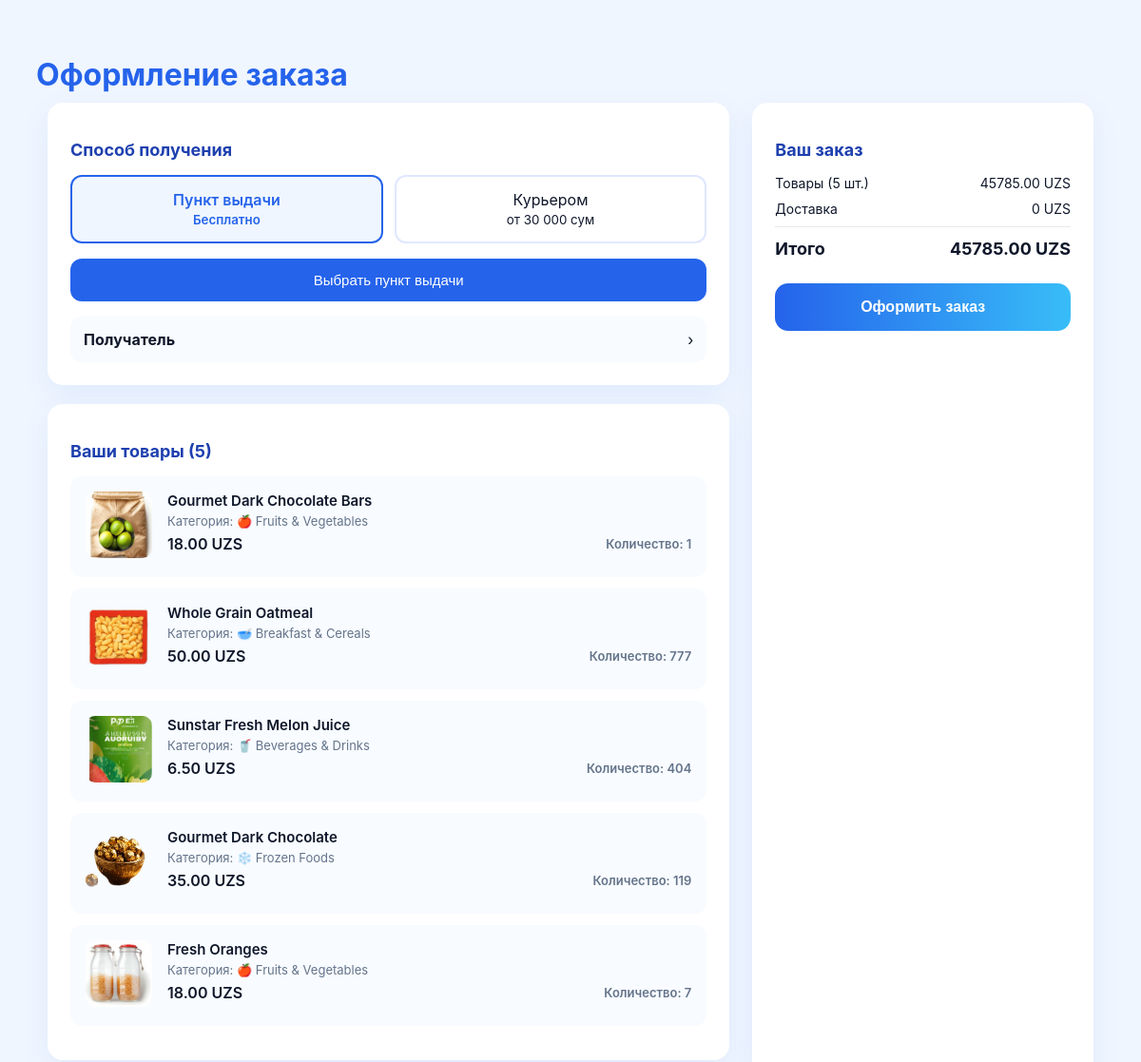
The app's page /zakaz/ (upper part), older data.
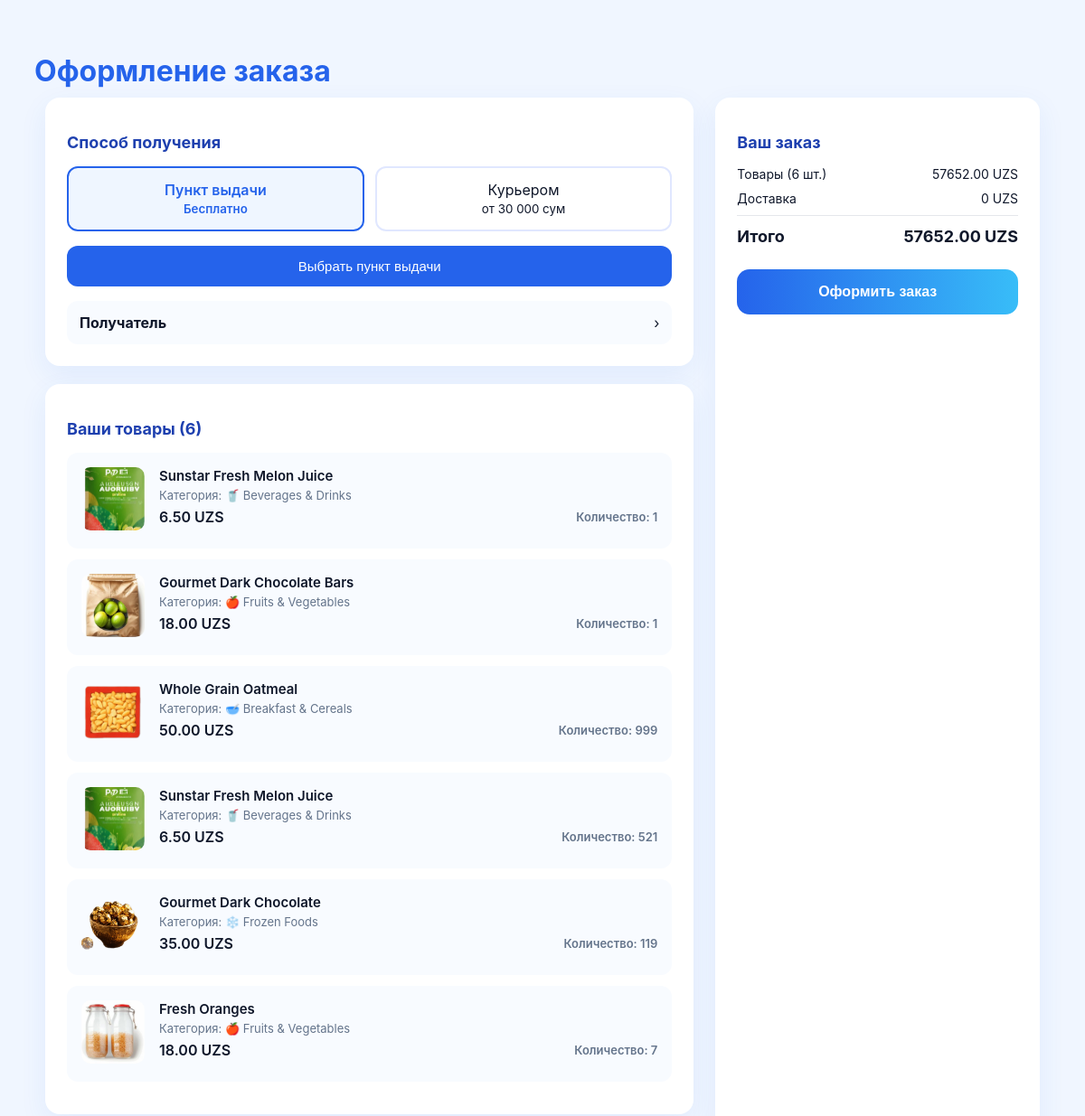
The same page, newer data.
### pages/models.py (models this page shows, shortened)
class CartItem(models.Model):
    user = models.ForeignKey(
        User,
        on_delete=models.CASCADE,
        related_name='cart_items',
        null=True,
        blank=True,
        verbose_name='Пользователь'
    )
    session_key = models.CharField(max_length=40, null=True, blank=True, verbose_name='Ключ сессии')
    product = models.ForeignKey(Product, on_delete=models.CASCADE, verbose_name='Продукт')
    quantity = models.PositiveIntegerField(default=1, verbose_name='Количество')
    added_at = models.DateTimeField(auto_now_add=True, null=True, blank=True)
    class Meta:
        verbose_name = 'Элемент корзины'
        verbose_name_plural = 'Элементы корзины'
        ordering = ['-added_at']
    def get_subtotal(self):
        return self.product.price * self.quantity

class Product(models.Model):
    UNIT_CHOICES = [
        ('kg', 'Kilogram'),
        ('pcs', 'Pieces'),
    ]
    name = models.CharField(max_length=200, verbose_name='Название')
    description = models.TextField(blank=True, default='No description', verbose_name='Описание')
    category = models.ForeignKey(Category, on_delete=models.SET_NULL, null=True, blank=True, verbose_name='Категория')
    price = models.DecimalField(max_digits=10, decimal_places=2, verbose_name='Цена')
    image = models.ImageField(upload_to='products/', blank=True, null=True, verbose_name='Изображение')
    unit_type = models.CharField(max_length=10, choices=UNIT_CHOICES, default='pcs', verbose_name='Единица измерения')
    created_at = models.DateTimeField(default=timezone.now, verbose_name='Дата создания')
    updated_at = models.DateTimeField(auto_now=True, verbose_name='Дата обновления')
    class Meta:
        verbose_name = 'Продукт'
        verbose_name_plural = 'Продукты'
        ordering = ['-created_at']

class Category(models.Model):
    name = models.CharField(max_length=255, verbose_name='Название')
    slug = models.SlugField(unique=True, blank=True, verbose_name='Слаг')
    image = models.ImageField(upload_to='category_images/', blank=True, null=True, verbose_name='Изображение')
    class Meta:
        verbose_name = 'Категория'
        verbose_name_plural = 'Категории'
        ordering = ['name']

### pages/views.py (the view, shortened to what this page needs)
# urls.py: path('zakaz/', views.zakaz_view, name='zakaz'),
def zakaz_view(request):
    if request.user.is_authenticated:
        cart_items = CartItem.objects.filter(user=request.user)
    else:
        session_key = request.session.session_key
        if not session_key:
            request.session.create()
            session_key = request.session.session_key
        cart_items = CartItem.objects.filter(session_key=session_key)
    subtotal = sum(item.get_subtotal() for item in cart_items)
    context = {
        'cart_items': cart_items,
        'subtotal': subtotal,
        'shipping': 0,
        'total': subtotal,
    }
    return render(request, 'zakaz.html', context)

### templates/zakaz.html (shortened to what this page needs)
{% load static %}
<!DOCTYPE html>
<html lang="ru">
<head>
</head>
<body>
<h1>Оформление заказа</h1>
<div class="container">
    <div>
        <div class="card">
            <h2>Способ получения</h2>
            <div class="delivery-types">
                <div class="delivery-type active">Пункт выдачи<br><small>Бесплатно</small></div>
                <div class="delivery-type">Курьером<br><small>от 30 000 сум</small></div>
            </div>
            <button class="select-btn">Выбрать пункт выдачи</button>
            <div style="margin-top:16px" class="receiver">
                <div>
                    <strong>Получатель</strong><br>
                </div>
                <span>›</span>
            </div>
        </div>
        <div class="card">
            <h2>Ваши товары ({{ cart_items|length }})</h2>
            <div class="order-items">
                {% for item in cart_items %}
                <div class="order-item">
                    <div>
                        {% if item.product.image %}
                            <img src="{{ item.product.image.url }}" alt="{{ item.product.name }}">
                        {% else %}
                            <img src="{% static 'img/no-image.png' %}" alt="No image">
                        {% endif %}
                    </div>
                    <div class="order-item-info">
                        <div class="order-item-name">{{ item.product.name }}</div>
                        <div class="order-item-meta">
                            {% if item.product.category %}
                                Категория: {{ item.product.category.name }}
                            {% endif %}
                        </div>
                        <div class="order-item-price">
                            <span>{{ item.product.price }} UZS</span>
                            <span class="order-item-qty">Количество: {{ item.quantity }}</span>
                        </div>
                    </div>
                </div>
                {% endfor %}
            </div>
        </div>
    </div>
    <div class="card">
        <h2>Ваш заказ</h2>
        <div class="order-summary">
            <div><span>Товары ({{ cart_items|length }} шт.)</span><span>{{ subtotal }} UZS</span></div>
            <div><span>Доставка</span><span>{{ shipping }} UZS</span></div>
            <div class="total">
                <span>Итого</span>
                <span>{{ total }} UZS</span>
            </div>
        </div>
        <form method="post" action="{% url 'shop:zakaz' %}">
            <button class="order-btn">Оформить заказ</button>
        </form>
    </div>
</div>
</body>
</html>

Row changes from the older to the newer data that the page shows:
added CartItem: product.image (picture), product.name "Sunstar Fresh Melon Juice", product.category.name "🥤 Beverages & Drinks", product.price "6.50", quantity "1"
changed CartItem "Whole Grain Oatmeal": quantity "777" → "999"
changed CartItem (number 4 of 6 on the later page): quantity "404" → "521"
Text that changed along with them:
{{ cart_items|length }}: "5" → "6"
{{ subtotal }}: "45785.00" → "57652.00"
{{ total }}: "45785.00" → "57652.00"
